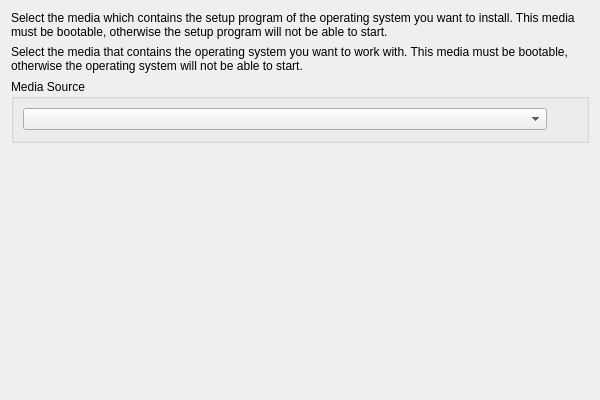
<?xml version="1.0" encoding="UTF-8"?>
<ui version="4.0">
 <comment>
 VBox frontends: Qt4 GUI (&quot;VirtualBox&quot;):

     Copyright (C) 2009-2010 Oracle Corporation

     This file is part of VirtualBox Open Source Edition (OSE), as
     available from http://www.virtualbox.org. This file is free software;
     you can redistribute it and/or modify it under the terms of the GNU
     General Public License (GPL) as published by the Free Software
     Foundation, in version 2 as it comes in the "COPYING" file of the
     VirtualBox OSE distribution. VirtualBox OSE is distributed in the
     hope that it will be useful, but WITHOUT ANY WARRANTY of any kind.
 </comment>
 <class>UIFirstRunWzdPage2</class>
 <widget class="QWidget" name="UIFirstRunWzdPage2">
  <property name="geometry">
   <rect>
    <x>0</x>
    <y>0</y>
    <width>600</width>
    <height>400</height>
   </rect>
  </property>
  <property name="sizePolicy">
   <sizepolicy hsizetype="Minimum" vsizetype="Minimum">
    <horstretch>0</horstretch>
    <verstretch>0</verstretch>
   </sizepolicy>
  </property>
  <layout class="QVBoxLayout" name="m_pLayout1">
   <property name="bottomMargin">
    <number>0</number>
   </property>
   <item>
    <widget class="QILabel" name="m_pPage2Text1Var1">
     <property name="text">
      <string>&lt;p&gt;Select the media which contains the setup program of the operating system you want to install. This media must be bootable, otherwise the setup program will not be able to start.&lt;/p&gt;</string>
     </property>
     <property name="wordWrap">
      <bool>true</bool>
     </property>
    </widget>
   </item>
   <item>
    <widget class="QILabel" name="m_pPage2Text1Var2">
     <property name="text">
      <string>&lt;p&gt;Select the media that contains the operating system you want to work with. This media must be bootable, otherwise the operating system will not be able to start.&lt;/p&gt;</string>
     </property>
     <property name="wordWrap">
      <bool>true</bool>
     </property>
    </widget>
   </item>
   <item>
    <widget class="QGroupBox" name="m_pCntSource">
     <property name="title">
      <string>Media Source</string>
     </property>
     <layout class="QHBoxLayout" name="m_pLayout3">
      <item>
       <widget class="VBoxMediaComboBox" name="m_pMediaSelector"/>
      </item>
      <item>
       <widget class="QIToolButton" name="m_pSelectMediaButton">
        <property name="autoRaise">
         <bool>true</bool>
        </property>
       </widget>
      </item>
     </layout>
    </widget>
   </item>
   <item>
    <spacer name="m_pSpacer1">
     <property name="orientation">
      <enum>Qt::Vertical</enum>
     </property>
     <property name="sizeHint" stdset="0">
      <size>
       <width>0</width>
       <height>0</height>
      </size>
     </property>
    </spacer>
   </item>
  </layout>
 </widget>
 <customwidgets>
  <customwidget>
   <class>QIToolButton</class>
   <extends>QToolButton</extends>
   <header>QIToolButton.h</header>
  </customwidget>
  <customwidget>
   <class>QILabel</class>
   <extends>QLabel</extends>
   <header>QILabel.h</header>
  </customwidget>
  <customwidget>
   <class>VBoxMediaComboBox</class>
   <extends>QComboBox</extends>
   <header>VBoxMediaComboBox.h</header>
  </customwidget>
 </customwidgets>
 <resources/>
 <connections/>
</ui>
